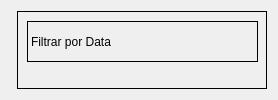
          <widget class="QWidget" name="tab_2">
           <attribute name="title">
            <string>Vendas</string>
           </attribute>
           <layout class="QHBoxLayout" name="horizontalLayout_10">
            <item>
             <widget class="QWidget" name="graphicsView_initial_4" native="true">
              <property name="styleSheet">
               <string notr="true">border: 0.5px solid black;</string>
              </property>
             </widget>
            </item>
            <item>
             <widget class="QFrame" name="frame_23">
              <property name="minimumSize">
               <size>
                <width>250</width>
                <height>0</height>
               </size>
              </property>
              <property name="maximumSize">
               <size>
                <width>250</width>
                <height>16777215</height>
               </size>
              </property>
              <property name="styleSheet">
               <string notr="true">border: 0.5px solid black;</string>
              </property>
              <property name="frameShape">
               <enum>QFrame::StyledPanel</enum>
              </property>
              <property name="frameShadow">
               <enum>QFrame::Raised</enum>
              </property>
              <widget class="QDateEdit" name="dateEdit_5">
               <property name="geometry">
                <rect>
                 <x>10</x>
                 <y>130</y>
                 <width>231</width>
                 <height>41</height>
                </rect>
               </property>
              </widget>
              <widget class="QDateEdit" name="dateEdit_6">
               <property name="geometry">
                <rect>
                 <x>10</x>
                 <y>230</y>
                 <width>231</width>
                 <height>41</height>
                </rect>
               </property>
              </widget>
              <widget class="QLabel" name="label_de_2">
               <property name="geometry">
                <rect>
                 <x>10</x>
                 <y>80</y>
                 <width>231</width>
                 <height>41</height>
                </rect>
               </property>
               <property name="text">
                <string>De:</string>
               </property>
              </widget>
              <widget class="QLabel" name="label_ate_2">
               <property name="geometry">
                <rect>
                 <x>10</x>
                 <y>180</y>
                 <width>231</width>
                 <height>41</height>
                </rect>
               </property>
               <property name="text">
                <string>Até</string>
               </property>
              </widget>
              <widget class="QLabel" name="label_filtro_data_2">
               <property name="geometry">
                <rect>
                 <x>10</x>
                 <y>10</y>
                 <width>231</width>
                 <height>41</height>
                </rect>
               </property>
               <property name="text">
                <string>Filtrar por Data</string>
               </property>
              </widget>
              <widget class="QPushButton" name="btn_filter_plot_sales">
               <property name="geometry">
                <rect>
                 <x>30</x>
                 <y>290</y>
                 <width>201</width>
                 <height>50</height>
                </rect>
               </property>
               <property name="minimumSize">
                <size>
                 <width>0</width>
                 <height>50</height>
                </size>
               </property>
               <property name="styleSheet">
                <string notr="true">background: #0339A6;
font-weight: bold;</string>
               </property>
               <property name="text">
                <string>Filtrar</string>
               </property>
              </widget>
             </widget>
            </item>
           </layout>
          </widget>
